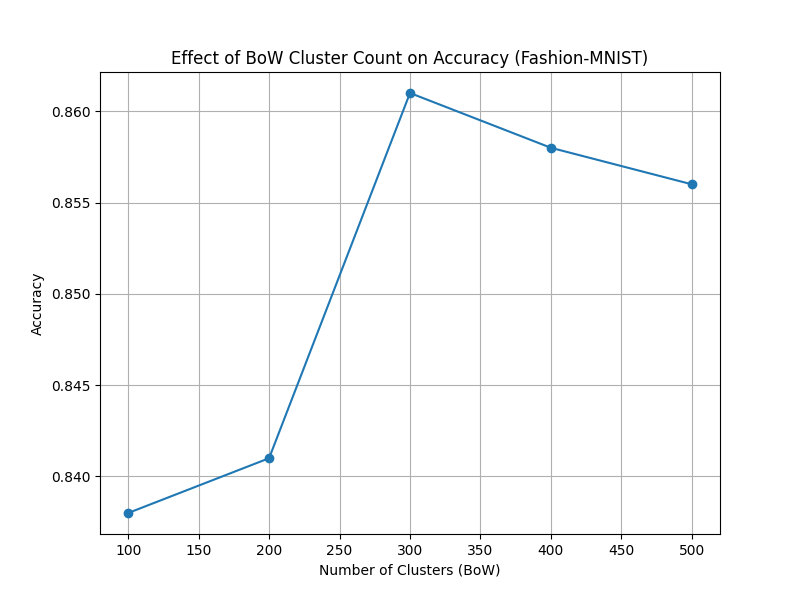

Here is the Python script that generated this plot:
import cv2
import numpy as np
import matplotlib
matplotlib.use('Agg')
import matplotlib.pyplot as plt
from sklearn.svm import SVC
from sklearn.cluster import MiniBatchKMeans
from sklearn.metrics import accuracy_score
from sklearn.preprocessing import StandardScaler
from tensorflow.keras.datasets import fashion_mnist

# -------------------
# Step 1: Load and Subsample
# -------------------
(X_train, y_train), (X_test, y_test) = fashion_mnist.load_data()

def subsample_by_class(X, y, samples_per_class=500):
    X_sub, y_sub = [], []
    for cls in np.unique(y):
        idx = np.where(y == cls)[0]
        selected = np.random.choice(idx, samples_per_class, replace=False)
        X_sub.extend(X[selected])
        y_sub.extend(y[selected])
    return np.array(X_sub), np.array(y_sub)

X_train, y_train = subsample_by_class(X_train, y_train)
X_test, y_test = subsample_by_class(X_test, y_test, samples_per_class=100)

# -------------------
# Step 2: Resize
# -------------------
def resize_image(img, size=128):
    return cv2.resize(img, (size, size))

X_train_resized = [resize_image(img) for img in X_train]
X_test_resized = [resize_image(img) for img in X_test]

# -------------------
# Step 3: Extract Dense SIFT (Fixed Step Size)
# -------------------
step_size = 8
sift = cv2.SIFT_create()

def extract_dense_sift(images, labels):
    descriptors_list = []
    valid_labels = []
    for img, label in zip(images, labels):
        keypoints = [cv2.KeyPoint(x, y, step_size)
                     for y in range(0, img.shape[0], step_size)
                     for x in range(0, img.shape[1], step_size)]
        _, descriptors = sift.compute(img, keypoints)
        if descriptors is not None:
            descriptors_list.append(descriptors)
            valid_labels.append(label)
    return descriptors_list, np.array(valid_labels)

train_descriptors, y_train_filtered = extract_dense_sift(X_train_resized, y_train)
test_descriptors, y_test_filtered = extract_dense_sift(X_test_resized, y_test)

# -------------------
# Step 4: Run Experiment with Varying n_clusters
# -------------------
def run_bow_experiment(n_clusters):
    all_descriptors = np.vstack(train_descriptors)
    kmeans = MiniBatchKMeans(n_clusters=n_clusters, random_state=42, batch_size=1000)
    kmeans.fit(all_descriptors)

    def compute_bow(descriptor_list):
        histograms = []
        for desc in descriptor_list:
            words = kmeans.predict(desc)
            histogram, _ = np.histogram(words, bins=np.arange(n_clusters + 1))
            histograms.append(histogram)
        return np.array(histograms)

    X_train_bow = compute_bow(train_descriptors)
    X_test_bow = compute_bow(test_descriptors)

    scaler = StandardScaler()
    X_train_bow = scaler.fit_transform(X_train_bow)
    X_test_bow = scaler.transform(X_test_bow)

    clf = SVC(kernel='rbf', C=10, gamma='scale')
    clf.fit(X_train_bow, y_train_filtered)
    y_pred = clf.predict(X_test_bow)
    acc = accuracy_score(y_test_filtered, y_pred)
    return acc

# -------------------
# Step 5: Loop & Plot
# -------------------
cluster_counts = [100, 200, 300, 400, 500]
accuracies = []

for n in cluster_counts:
    print(f"Running experiment with {n} clusters")
    acc = run_bow_experiment(n)
    accuracies.append(acc)

plt.figure(figsize=(8, 6))
plt.plot(cluster_counts, accuracies, marker='o', linestyle='-')
plt.title('Effect of BoW Cluster Count on Accuracy (Fashion-MNIST)')
plt.xlabel('Number of Clusters (BoW)')
plt.ylabel('Accuracy')
plt.grid(True)
plt.savefig('bow_clusters_vs_accuracy.png')
print("Saved plot: bow_clusters_vs_accuracy.png")
